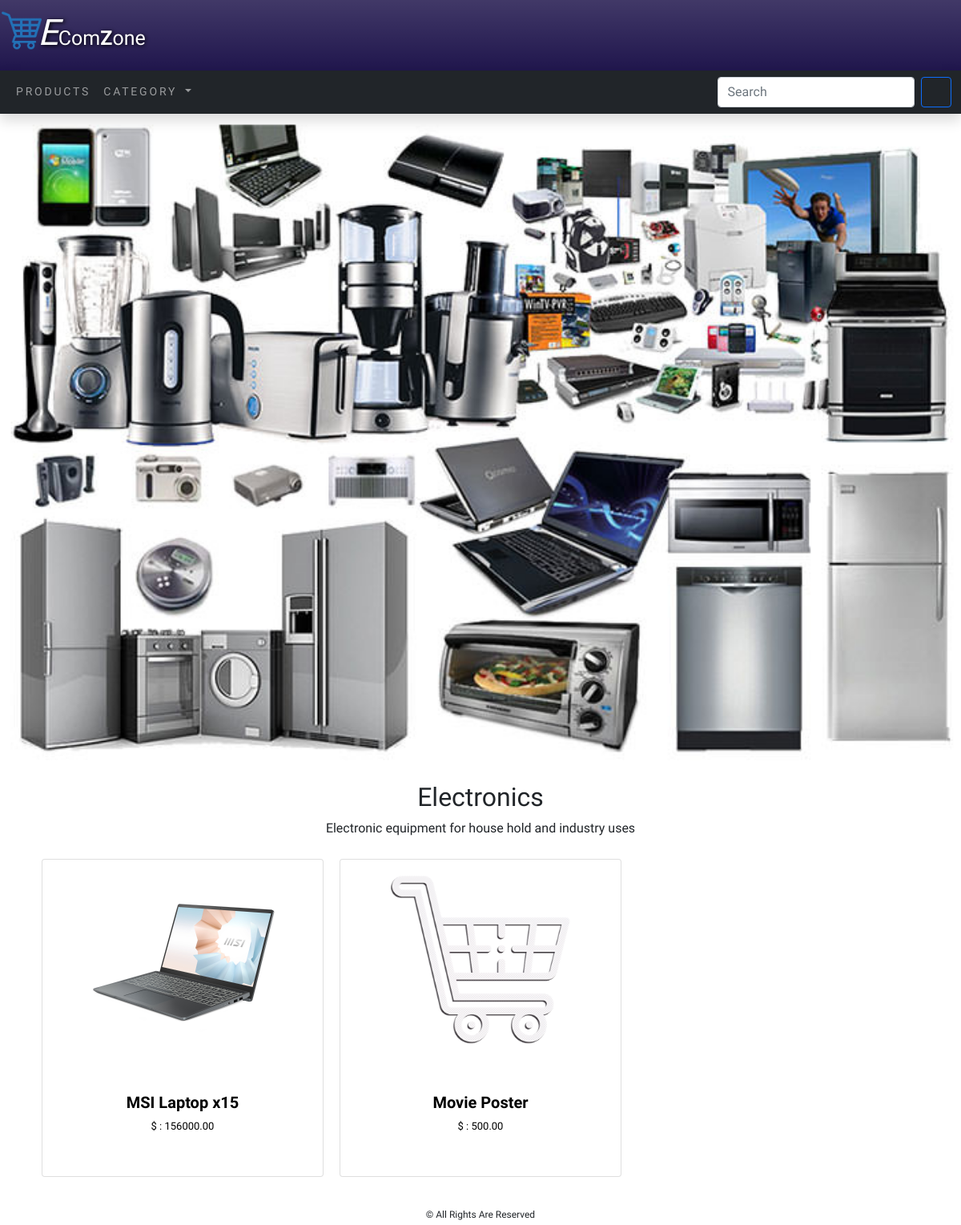
The page /electronics/ on the database as committed earlier.
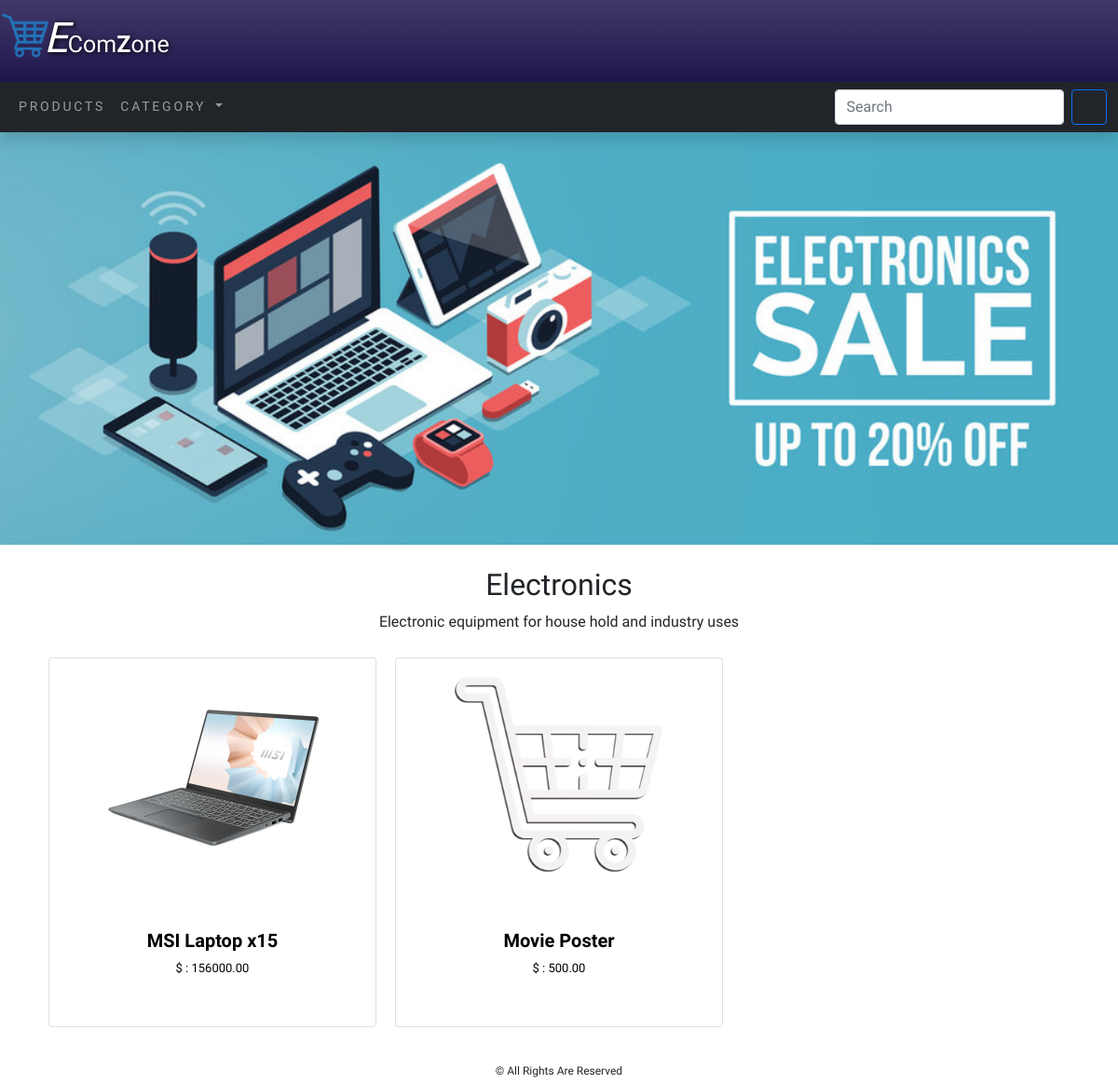
The same page on the database as committed later.
### EcomApp/models.py (models this page shows, shortened)
class Category(models.Model):
    name = models.CharField(max_length=250, unique=True)
    slug = models.SlugField(max_length=250, unique=True)
    description = models.TextField(blank=True)
    cat_img = models.ImageField(upload_to='category')
    class Meta:
        ordering = ('name',)
        verbose_name = 'category'
        verbose_name_plural = 'categories'
    def get_url(self):
        return reverse('EcomApp:product_by_category', args=[self.slug])

class Product(models.Model):
    name = models.CharField(max_length=250, unique=True)
    slug = models.SlugField(max_length=250, unique=True)
    description = models.TextField(blank=True)
    price = models.DecimalField(max_digits=10, decimal_places=2)
    category = models.ForeignKey(Category, on_delete=models.CASCADE)
    prod_img = models.ImageField(upload_to='product')
    stock = models.IntegerField()
    available = models.BooleanField(default=True)
    created = models.DateTimeField(auto_now_add=True)
    updated = models.DateTimeField(auto_now=True)
    def get_url(self):
        return reverse('EcomApp:ProdCatDetail', args=[self.category.slug, self.slug])
    class Meta:
        ordering = ('name',)
        verbose_name = 'product'
        verbose_name_plural = 'products'

### EcomApp/views.py (the view)
# urls.py: path('', views.allProdCat, name='allProdCat'),
def allProdCat(request, c_slug=None):
    c_page = None
    product_list = None
    if c_slug != None:
        c_page = get_object_or_404(Category, slug=c_slug)
        product_list = Product.objects.all().filter(category=c_page, available=True)
    else:
        product_list = Product.objects.all().filter(available=True)
    paginator = Paginator(product_list, 6)
    try:
        page = int(request.GET.get('page', '1'))
    except:
        page = 1
    try:
        products = paginator.page(page)
    except (EmptyPage, InvalidPage):
        products = paginator.page(paginator.num_pages)
    return render(request, 'category.html', {'category': c_page, 'products': products})

### EcomApp/context_processors.py (called while the page is built)
def menu_links(request):
    links = Category.objects.all()
    return dict(links=links)

### EcomCart/context_processors.py (called while the page is built)
def counter(request):
    item_count = 0
    if 'admin' in request.path:
        return {}
    else:
        try:
            cart = Cart.objects.filter(cart_id=_cart_id(request))
            cart_items = CartItem.objects.all().filter(cart=cart[:1])
            for cart_item in cart_items:
                item_count += cart_item.quantity
        except Cart.DoesNotExist:
            item_count = 0
    return dict(item_count=item_count)

### EcomCart/views.py (called while the page is built)
def _cart_id(request):
    cart = request.session.session_key
    if not cart:
        cart = request.session.create()
    return cart

### templates/category.html (shortened to what this page needs)
{% extends 'base.html' %}
{% load static %}
{% block content %}
{% if category %}
    <div  class="mx-auto" align="center">
        <img class="my_image" src="{{category.cat_img.url}}" alt="{{category.name}}">
    </div><br>
    <div class="container" align="center">
        <h2>{{category.name}}</h2>
        <p>{{category.description}}</p>
    </div>
{% endif %}
<div class="container">
    <div class="row mx-auto">
        {% for product in products.object_list %}
        <div class="my_bottom_margin col-9 col-sm-12 col-md-4 col-md-12 col-lg-4" style="padding:10px">
            <div class="card text-center">
                <a href="{{ product.get_url }}">
                    <div>
                        <img src="{{product.prod_img.url}}" height="250px" alt="{{product.name}}">
                    </div>
                </a>
                <div class="card-body">
                    <a href="{{product.get_url}}" style="text-decoration:none;color:black">
                        <div class="card-title" style="margin-top:25px;height:5rem">
                            <h1 style="font-size:20px"><b>{{ product.name }}</b></h1>
                            <p style="font-size:13px">$ : {{ product.price }}</p>
                        </div>
                    </a>
                </div>
            </div>
        </div>
        {% endfor %}
    </div>
</div>
{% endblock %}

### templates/base.html (shortened to what this page needs)
{% load static %}
<!DOCTYPE html>
<html lang="en">
<head>
    <link href="{% static 'css/bootstrap.min.css' %}" rel="stylesheet">
    <link href="{% static 'css/custom.css' %}" rel="stylesheet">
</head>
<body>
<div>
    {% include 'header.html' %}
    {% include 'navbar.html' %}
    {% block content %}
    {% endblock %}
</div>
    {% include 'footer.html' %}
</body>
</html>

### templates/header.html
{% load static %}
<div >
  <nav class="navbar navbar-dark  bg-gradient shadow" style="background-color:#20164D  ">
    <div class="navbar-brand">
      <div class="row">
      <div class="col-sm-2 d-inline-block" style="margin-bottom:5px">
        <img src="{% static 'images/logo_3.png' %}" width="50" height="50"
           style="margin-left:2px;" alt="">
      </div>
      <div class="col-sm-10" style="margin-top:-6px;">
        <h style="font-size:25px;text-shadow: 1px 1px 5px black;margin-left:7px;">
          <h class="main_head" style="font-size:45px;text-shadow: 2px 1px 5px black"><i>E</i></h>Com<b>Z</b>one</h>
      </div></div>
    </div>
  </nav>
</div>

### templates/navbar.html (shortened to what this page needs)
<div class="sticky-top">
<nav class="navbar navbar-expand-lg navbar-dark bg-dark shadow">
  <div class="container-fluid ">
    <div class="collapse navbar-collapse" id="navbarScroll">
      <ul class="navbar-nav me-auto my-2 my-lg-0 navbar-nav-scroll">
        <li class="nav-item {% if 'EcomApp' in request.path %} active {% endif %}">
          <a class="nav-link" aria-current="page" href="{% url 'EcomApp:allProdCat' %}">Products</a>
        </li>
        <li class="nav-item dropdown">
          <a class="nav-link dropdown-toggle" href="" id="navbarScrollingDropdown"
             role="button" data-bs-toggle="dropdown" aria-expanded="false">Category
          </a>
        </li>
      </ul>
      <form class="d-flex" action="{% url 'EcomSearch:SearchResult' %}"  method="get">
        <input class="form-control me-2" type="search" placeholder="Search" name="q" aria-label="Search">
        <button class="btn btn-outline-primary" type="submit"><i class="fa fa-search"></i></button>
      </form>
    </div>
  </div>
</nav>
</div>

### templates/footer.html
<div style="padding-top:50px;">
  <div class="navbar fixed-bottom my_footer">
    <p class="mx-auto ">&copy; All Rights Are Reserved</p>
  </div>
</div>

### static/css/custom.css (style rules this page uses)
body { font-family: 'Dosis', sans-serif; }
.main_head { font-family: 'Dosis', sans-serif; font-family: 'Unbounded', cursive; }
.nav-item { letter-spacing: .2em; font-size:14px; text-transform:uppercase; }
.my_footer { height:50px; }
.my_footer p { padding-top:20px; font-size:12px }
.my_image { width:100%; height:auto; object-fit:contain; }

Rows that differ between the two databases and show on the page:
changed Category "Electronics": cat_img: a different picture
